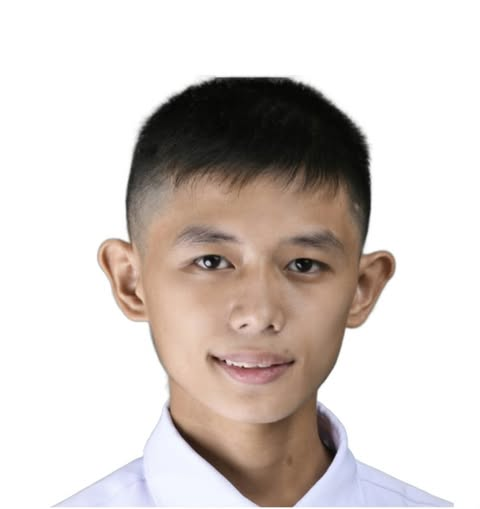
#> input picture test_images/883307605_872160035956443_8961643136430294767_n.jpg, 480 x 509 px
$ python -i cast_dehaze.py   (imports and definitions only)
#> lines starting #> are read from the running program, lines starting #| are printed output that depends on the picture; after the words box and inside, x2 and y2 are one past the last pixel; in counts of white or black regions, pixels touching at a corner belong together
"""Tightly gated color-cast white balance and face-safe dark-channel dehazing (D1-Tight)."""
from __future__ import annotations

import math
import time

import cv2
import numpy as np

POLICY = "damped-sog-face-safe-dcp-tight-v1"
MIN_SIDE = 16
CAST_D_MIN = 26.5
CAST_K_MIN = 1.50
HAZE_DC_MIN = 0.35
HAZE_SAT_MAX = 45.0


def _finite_float(value: float, default: float = 0.0) -> float:
    fval = float(value)
    return fval if math.isfinite(fval) else default


def _validate_rgb(rgb: np.ndarray) -> np.ndarray | None:
    if (
        not isinstance(rgb, np.ndarray)
        or rgb.ndim != 3
        or rgb.shape[2] != 3
        or rgb.dtype != np.uint8
    ):
        return None
    if min(rgb.shape[:2]) < MIN_SIDE:
        return None
    return rgb


def _resolve_active_mask(
    shape_hw: tuple[int, int],
    mask: np.ndarray | None,
) -> np.ndarray | None:
    if mask is None:
        return np.ones(shape_hw, dtype=bool)
    arr = np.asarray(mask)
    if arr.shape[:2] != shape_hw:
        return None
    return arr > 0


# [329 lines left out: functions photometric_metrics, _fast_guided_filter, _damped_shades_of_gray, _face_safe_dcp, _evaluate_gates, _route_for_gates and 2 more, not called in this run]


LOW_LIGHT_GLARE_POLICY = "retinex-illumination-glare-shoulder-v1"


def _core_exposure_stats(rgb: np.ndarray, active: np.ndarray) -> dict[str, float]:
    """Compute inner-face and full-active luminance quantiles for skin-tone-safe gating."""
    h, w = rgb.shape[:2]
#> h = 509; w = 480
    f = rgb.astype(np.float32)
    y = 0.299 * f[..., 0] + 0.587 * f[..., 1] + 0.114 * f[..., 2]
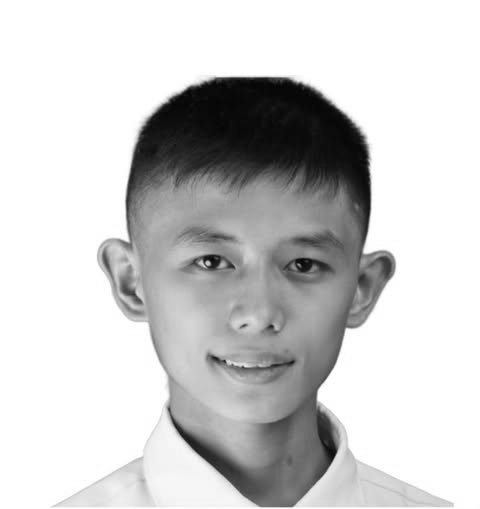
#> y: shape (509, 480) float32; min 1.77, max 255, mean 205.4
    inner = np.zeros((h, w), dtype=bool)
    inner[int(h * 0.18):int(h * 0.82), int(w * 0.18):int(w * 0.82)] = True
    core = active & inner
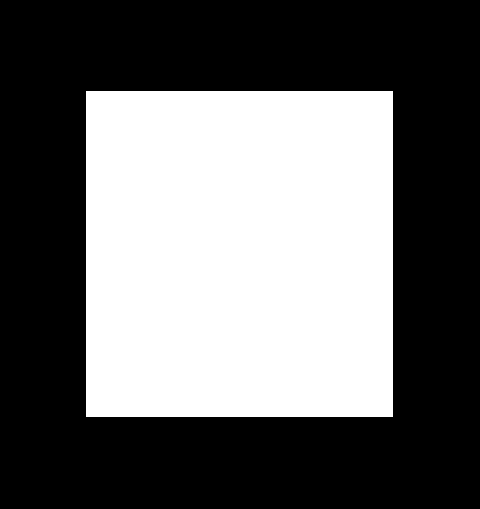
#> core: shape (509, 480) bool; 41% white; 1 white region, box (x1, y1, x2, y2) and area: (86, 91, 393, 417) 100082
    if int(core.sum()) < 64:
        core = active
    y_core = y[core]
    y_all = y[active]
    p5_c, p10_c, p15_c, p50_c, p90_c, p95_c = [float(v) for v in np.percentile(y_core, [5, 10, 15, 50, 90, 95])]
#> p5_c = 12.77; p10_c = 18.77; p15_c = 37.02; p50_c = 164.2; p90_c = 255; p95_c = 255
    p5_a, p10_a, p50_a, p90_a, p95_a = [float(v) for v in np.percentile(y_all, [5, 10, 50, 90, 95])]
#> p5_a = 21.02; p10_a = 84.99; p50_a = 255; p90_a = 255; p95_a = 255
    clip_shadow_core = float((rgb.min(axis=2)[core] <= 8).mean() * 100.0)
#> clip_shadow_core = 2.02
    clip_high_all = float((rgb.max(axis=2)[active] >= 250).mean() * 100.0)
#> clip_high_all = 61.57
    return {
        "p5_core": round(p5_c, 2),
        "p10_core": round(p10_c, 2),
        "p15_core": round(p15_c, 2),
        "p50_core": round(p50_c, 2),
        "p90_core": round(p90_c, 2),
        "p95_core": round(p95_c, 2),
        "dr_core": round(p95_c - p5_c, 2),
        "p5_all": round(p5_a, 2),
        "p10_all": round(p10_a, 2),
        "p50_all": round(p50_a, 2),
        "p90_all": round(p90_a, 2),
        "p95_all": round(p95_a, 2),
        "luma_std_core": round(float(y_core.std()), 2),
        "clip_shadow_core_pct": round(clip_shadow_core, 2),
        "clip_high_pct": round(clip_high_all, 2),
    }


def detect_low_light_glare(
    rgb: np.ndarray,
    mask: np.ndarray | None = None,
    *,
    v34_probe: dict | None = None,
) -> dict | None:
    """Skin-tone-safe detector for severely underexposed/backlit faces and veiling glare washout.

    Never gates on raw mean luminance alone: requires clipped shadows + low dynamic range
    (or backlit bright surround + dark face core) and respects clean-control V3.4 vetoes so
    well-exposed dark-skin portraits have 0% false positives.
    """
    src = _validate_rgb(rgb)
    tiny_dark_v34 = (
        isinstance(v34_probe, dict)
        and float(v34_probe.get("exposure", 0.0)) >= 0.50
        and float(v34_probe.get("p_clean", 0.0)) < 0.20
    )
    min_allowed_side = 24 if tiny_dark_v34 else 48
    if src is None or min(src.shape[:2]) < min_allowed_side:
        return None
    active = _resolve_active_mask(src.shape[:2], mask)
    if active is None or int(active.sum()) < 256:
        return None

    # Clean-control V3.4 veto guarantees 0% FP on clean studio / dark-skin portraits.
    if isinstance(v34_probe, dict):
        p_clean = float(v34_probe.get("p_clean", 0.0))
        max_deg = max(
            float(v34_probe.get("exposure", 0.0)),
            float(v34_probe.get("blur", 0.0)),
            float(v34_probe.get("noise", 0.0)),
            float(v34_probe.get("codec_lr", 0.0)),
        )
        if p_clean >= 0.82 and max_deg < 0.20:
            return None

    st = _core_exposure_stats(src, active)
#> st = 15 items
    v34_exp = float(v34_probe.get("exposure", 0.0)) if isinstance(v34_probe, dict) else None
    v34_blur = float(v34_probe.get("blur", 0.0)) if isinstance(v34_probe, dict) else None
    v34_codec = float(v34_probe.get("codec_lr", 0.0)) if isinstance(v34_probe, dict) else None
    v34_clean = float(v34_probe.get("p_clean", 0.0)) if isinstance(v34_probe, dict) else None

    # Gate 1: Crushed dark CCTV / underexposed face (clipped shadows + compressed dynamic range).
    # Dark skin under proper studio exposure has normal highlight headroom (p90_core >= 105)
    # and clean V3.4 exposure score (< 0.25), so it will NOT trigger this gate.
    crushed_dark = (
        st["p50_core"] < 58.0
        and st["p90_core"] < 102.0
        and (st["clip_shadow_core_pct"] >= 2.0 or st["dr_core"] < 82.0)
        and (v34_exp is None or v34_exp >= 0.28 or st["p90_core"] < 82.0)
    )
#> crushed_dark = False
    # Gate 2: Harsh backlit silhouette (dark face core surrounded by bright window/background).
    backlit_dark = (
        st["p50_core"] < 54.0
        and st["p15_core"] < 24.0
        and st["p90_all"] >= 175.0
        and (v34_clean is None or v34_clean < 0.35)
    )
#> backlit_dark = False
    # Gate 2b: Tiny dark CCTV face crop confirmed by strong V3.4 exposure score (>=0.50, p_clean<0.20).
    tiny_dark_cctv = (
        tiny_dark_v34
        and min(src.shape[:2]) <= 72
        and st["p50_all"] < 78.0
        and st["p90_all"] < 185.0
    )
#> tiny_dark_cctv = False
    low_light_fire = bool(crushed_dark or backlit_dark or tiny_dark_cctv)
#> low_light_fire = False

    # Gate 3: Specular glare / CCTV veiling washout (elevated-but-bounded dark floor
    # 28..54 + real face contrast + bright veil, confirmed by V3.4 blur/exposure/codec).
    glare_veiling = (
        not low_light_fire
        and min(src.shape[:2]) >= 224
        and 28.0 <= st["p5_all"] <= 54.0
        and 38.0 <= st["p10_all"] <= 68.0
        and st["p95_all"] >= 188.0
        and st["p90_all"] <= 208.0
        and st["luma_std_core"] >= 32.0
        and (st["p90_core"] - st["p10_core"]) <= 145.0
        and (
            (
                v34_probe is not None
                and v34_clean is not None
                and v34_clean < 0.10
                and v34_blur is not None
                and v34_blur >= 0.58
                and v34_exp is not None
                and v34_exp >= 0.05
                and v34_codec is not None
                and v34_codec >= 0.22
            )
            or (
                v34_probe is None
                and st["p5_core"] >= 30.0
                and st["clip_high_pct"] >= 3.0
            )
        )
    )
#> glare_veiling = False
    specular_clip = (
        not low_light_fire
        and st["clip_high_pct"] >= 7.0
        and 24.0 <= st["p5_all"] <= 65.0
        and st["dr_core"] < 175.0
        and (v34_clean is None or v34_clean < 0.25)
    )
#> specular_clip = False
    glare_fire = bool(glare_veiling or specular_clip)
#> glare_fire = False

    if not (low_light_fire or glare_fire):
        return None
    route = "low_light_recovery" if low_light_fire else "glare_recovery"
    return {
        "policy": LOW_LIGHT_GLARE_POLICY,
        "triggered": True,
        "route": route,
        "gates": {
            "crushed_dark": bool(crushed_dark),
            "backlit_dark": bool(backlit_dark),
            "tiny_dark_cctv": bool(tiny_dark_cctv),
            "glare_veiling": bool(glare_veiling),
            "specular_clip": bool(specular_clip),
        },
        "before": st,
    }


# [62 lines left out: functions _apply_retinex_low_light, _apply_glare_shoulder_recovery, not called in this run]


def prepare_low_light_glare(
    rgb: np.ndarray,
    mask: np.ndarray | None = None,
    *,
    v34_probe: dict | None = None,
    damping: float = 1.0,
) -> tuple[np.ndarray | None, np.ndarray | None, str | None, dict]:
    """Run skin-tone-safe low-light Retinex lift or specular/veiling glare conditioning."""
    t0 = time.perf_counter()
    damp = float(np.clip(damping, 0.25, 1.0)) if math.isfinite(float(damping)) else 1.0
    det = detect_low_light_glare(rgb, mask=mask, v34_probe=v34_probe)
    if det is None:
        return None, None, None, {}

    src = rgb
    active = _resolve_active_mask(src.shape[:2], mask)
    if active is None or not bool(active.any()):
        return None, None, None, {}

    route = det["route"]
    img_f = src.astype(np.float32) / 255.0
    if route == "low_light_recovery":
        out_f = _apply_retinex_low_light(img_f, damping=damp)
    else:
        out_f = _apply_glare_shoulder_recovery(img_f, det["before"], damping=damp)

    out = np.clip(np.rint(out_f * 255.0), 0, 255).astype(np.uint8)
    if mask is not None:
        out[~active] = src[~active]

    edited = active & np.any(out != src, axis=2)
    changed = int(edited.sum())
    if changed == 0:
        return None, None, None, {}

    after_st = _core_exposure_stats(out, active)
    report = {
        **det,
        "damping": round(damp, 3),
        "after": after_st,
        "changed_native_pixels": changed,
        "masked": bool(mask is not None),
        "mask_fraction": round(_finite_float(float(edited.mean())), 6),
        "ms": round(_finite_float((time.perf_counter() - t0) * 1000.0), 2),
    }
    return out, edited.astype(np.uint8) * 255, route, report

>>> import cv2
>>> picture = cv2.cvtColor(cv2.imread('../test_images/883307605_872160035956443_8961643136430294767_n.jpg'), cv2.COLOR_BGR2RGB)
>>> result = prepare_low_light_glare(picture)

$ run again, on test_images/851128671_1090321427166748_3093066005956191228_n.png
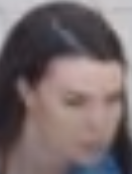
#> input picture test_images/851128671_1090321427166748_3093066005956191228_n.png, 132 x 174 px
#> in _core_exposure_stats, `y = 0.299 * f[..., 0] + 0.587 * f[..., 1] + 0.114 * f[..., 2]`:
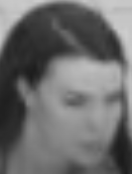
#> y: shape (174, 132) float32; min 27.07, max 205.2, mean 108.9
#> in _core_exposure_stats, `core = active & inner`:
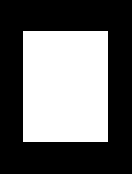
#> core: shape (174, 132) bool; 41.1% white; 1 white region, box (x1, y1, x2, y2) and area: (23, 31, 108, 142) 9435
#> y_core = 9435 values, max 190.4 at index 3213, min 28.24 at index 3833, mean 116.4
#> p5_c = 43.48; p10_c = 48.51; p15_c = 55.56; p50_c = 128.8; p90_c = 171.3; p95_c = 177.5
#> p5_a = 39.07; p10_a = 43.78; p50_a = 112.1; p90_a = 179.1; p95_a = 192.7
#> clip_shadow_core = 0
#> st = 15 items
#> crushed_dark = False

$ run again, on test_images/867678750_1117301331012043_6942783287969851812_n.png
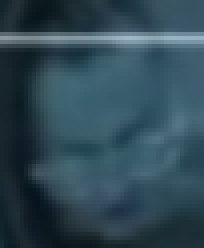
#> input picture test_images/867678750_1117301331012043_6942783287969851812_n.png, 51 x 62 px (shown 4 times larger)
#> in _core_exposure_stats, `y = 0.299 * f[..., 0] + 0.587 * f[..., 1] + 0.114 * f[..., 2]`:
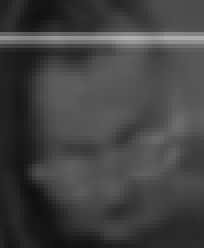
#> y: shape (62, 51) float32 (shown 4 times larger); min 16.67, max 176.9, mean 66.4
#> in _core_exposure_stats, `core = active & inner`:
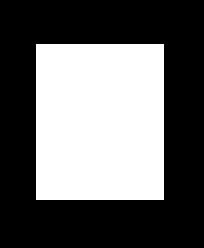
#> core: shape (62, 51) bool (shown 4 times larger); 39.5% white; 1 white region, box (x1, y1, x2, y2) and area: (9, 11, 41, 50) 1248
#> y_core = 1248 values, max 116.3 at index 23, min 18.37 at index 1216, mean 78.27
#> y_all = 3162 values, max 176.9 at index 490, min 16.67 at index 2610, mean 66.4
#> p5_c = 51.53; p10_c = 61.74; p15_c = 66.11; p50_c = 81.5; p90_c = 90.43; p95_c = 92.27
#> p5_a = 24.55; p10_a = 29.33; p50_a = 70.14; p90_a = 91.25; p95_a = 103.1
#> clip_shadow_core = 0.0801
#> clip_high_all = 0
#> st = 15 items
#> crushed_dark = False
